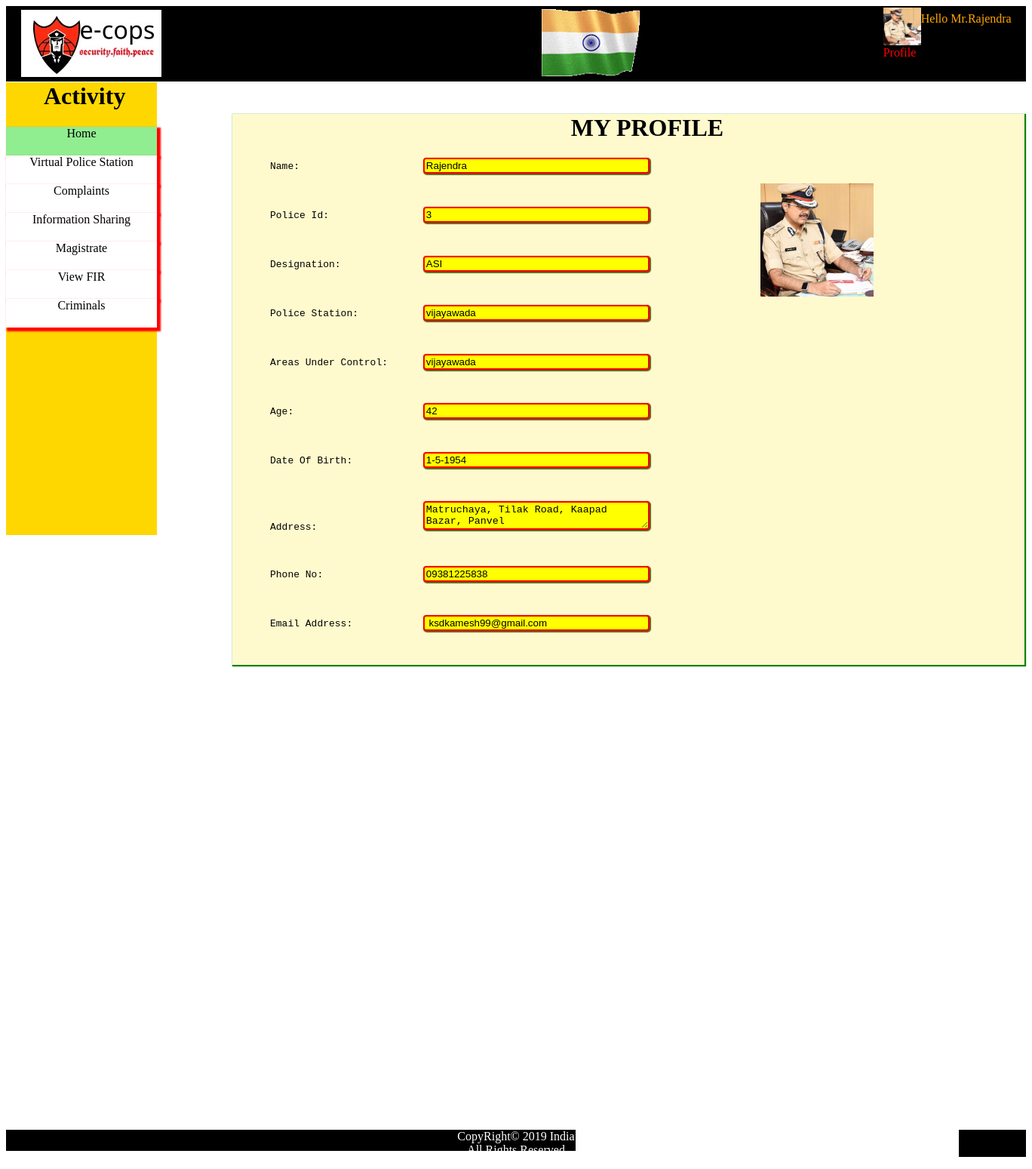
Screenshot of /profile.php (signed in) with the database file from the repository.
### tables this page shows
CREATE TABLE `users` (
  `sno` int(11) NOT NULL,
  `name` varchar(25) NOT NULL,
  `age` int(25) NOT NULL,
  `dateofbirth` varchar(40) NOT NULL,
  `address` text NOT NULL,
  `email` varchar(40) NOT NULL,
  `username` varchar(25) NOT NULL,
  `password` varchar(25) NOT NULL,
  `desig` varchar(25) NOT NULL,
  `areasundercontrol` varchar(100) NOT NULL,
  `ps` varchar(40) NOT NULL,
  `phone` varchar(14) NOT NULL,
  `image` varchar(50) NOT NULL,
  `dist` varchar(50) NOT NULL
);

### profile.php (the view, shortened to what this page needs)
 ?><?php
include('connection.php');
 ?>
<html>
<head>
</head>
<body oncontextmenu="return false;">
	<div id="q">
		<img src="logo.jpeg" style="padding-left: 20px;padding-top: 5px;" >
		<img src="india.gif" style="height: 90px;position: relative;left: 500px;">
		<a href="logout.php?logout" style="text-decoration: none;color: white;position: relative;left: 72%;bottom: 100%">[Logout]</a>
		<div id="ii" style="text-align:left;color: orange;width: 200px;position: relative;;left:86%;bottom: 90%">
			<?php
		$id=$_SESSION['user'];
				$sql=" SELECT * FROM users WHERE username= '".$id."'";
				$result = mysqli_query($con,$sql);
				if(mysqli_num_rows($result)>0){
					while($results=mysqli_fetch_array($result)){
						$name=$results['name'];
						$desig=$results['desig'];
						$ps=$results['ps'];
						$image=$results['image'];
					}
				}
					echo "Hello Mr.".$name;
				?>
	<a style="text-decoration: none;" href="profile.php"><img src="<?php echo $image; ?>" width="50px" height="50px"style="position: relative;left: 0px;float: left;display: inline-block;bottom: 6px;right: 70px;"><?php echo "<p>Profile</p>"; ?></a>
		</div>
	</div>
	<div id="q1">
		<div><h1>Activity</h1></div>
		<ul id="eee">
			<li id="ww7" style="background-color: lightgreen"><a href="viewfir.php"><center>Home</center></a></li>
			<li id="ww1"><a href="vpshome.php"><center>Virtual Police Station</center></a></li>
			<li id="ww2"><a href="complaints.php"><center>Complaints</center></a></li>
			<li id="ww3"><a href="infohome.php"><center>Information Sharing</center></a><ul><li><a href="send.php"><center>Send</center></a></li><li><a href="received.php"><center>Received</center></a></li></ul></li>
			<li id="ww5"><a href="magistrate.php"><center>Magistrate</center></a></li>
			<li id="ww6"><a href="viewfir.php"><center>View FIR</center></a></li>
			<li id="ww3"><a href="criminalinfo.php"><center>Criminals</center></a></li>
		</ul>
	</div>
	<div id="qqq">
		<?php
		$id=$_SESSION['user'];
				$sql=" SELECT * FROM users WHERE username= '".$id."'";
				$result = mysqli_query($con,$sql);
				if(mysqli_num_rows($result)>0){
					while($results=mysqli_fetch_array($result)){
						$ps=$results['ps'];
						$desig=$results['desig'];
						$name=$results['name'];
						$sno=$results['sno'];
						$areasundercontrol=$results['areasundercontrol'];
						$age=$results['age'];
						$dateofbirth=$results['dateofbirth'];
						$address=$results['address'];
						$phone=$results['phone'];
						$email=$results['email'];
						$image=$results['image'];
					}
				}?>
		<center><h1>MY PROFILE</h1></center>
		<pre>Name:                     <input type="text" value="<?php echo $name; ?>" readonly ></pre>
<img src="<?php echo $image;?>" style="float: right;width: 150px;height: 150px;position:relative;right: 200px;"><br>
		<pre>Police Id:                <input type="text" value="<?php echo $sno; ?>" readonly ></pre>
<br>
		<pre>Designation:              <input type="text" value="<?php echo $desig; ?>" readonly ></pre>
<br>
		<pre>Police Station:           <input type="text" value="<?php echo $ps; ?>" readonly ></pre>
<br>
		<pre>Areas Under Control:      <input type="text" value="<?php echo $areasundercontrol; ?>" readonly ></pre>
<br>
		<pre>Age:                      <input type="text" value="<?php echo $age; ?>" readonly ></pre>
<br>
		<pre>Date Of Birth:            <input type="text" value="<?php echo $dateofbirth; ?>" readonly ></pre>
<br>
		<pre>Address:                  <textarea  ><?php echo $address; ?></textarea></pre>
<br>
		<pre>Phone No:                 <input type="text" value="<?php echo $phone; ?>" readonly ></pre>
<br>
		<pre>Email Address:            <input type="text" value="<?php echo $email; ?>" readonly ></pre>
<br>
		</div>
</body>
<footer style="position:relative;background-color: black;color: white;">
	<p><center>CopyRight© 2019 India<br>All Rights Reserved</center></p>
</footer>
</html>

### profile.php (style rules this page uses)
#q { background-color: #000000; width: 100%; height: 100px; }
#q1 { background-color: #FFD700; width: 200px; height: 600px; position: relative; bottom: 20px; }
li { list-style-type: none; background-color: white; position: relative; right: 40px; width: 200px; border: 1px }
li a { text-decoration: none; color: black; text-align: center; }
#ww1,#ww2,#ww3,#ww4,#ww5,#ww6,#ww7,#ww8,#ww9 { padding-bottom: 20px; box-shadow: 3px 3px 2px 2px red; }
#ii p { color: red; position: relative; right: 50px; top: 11px; }
#qqq { position: relative; bottom: 600px; background-color: #FFFACD; margin-left: 300px; width: 1000px; height:730px; font-family: verdana; color: black; box-shadow: 1px 1px 1px 1px green; padding-left: 50px; }
input,textarea { box-shadow: 1px 1px 1px 1px #5b621b; border: 2px solid red; border-radius: 4px; background-color: yellow; text-align: left; width: 30%; }

### rows the page displays
users: name "Rajendra", image (picture), sno "3", desig "ASI", ps "vijayawada", areasundercontrol "vijayawada", age "42", dateofbirth "1-5-1954", address "Matruchaya, Tilak Road, Kaapad Bazar, Panvel", phone "09381225838", email "ksdkamesh99@gmail.com"
